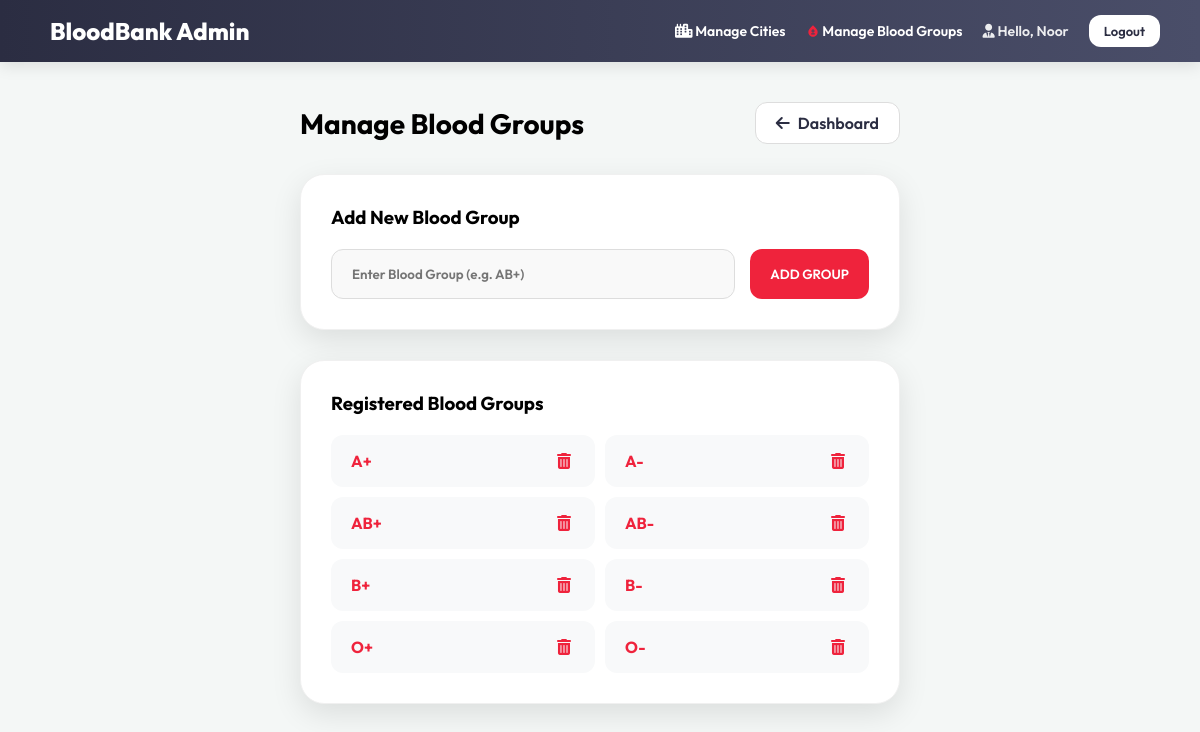
The page /admin-panel/blood-groups/ (signed in) on the database its author committed.
### myapp/models.py (models this page shows, shortened)
class BloodGroup(models.Model):
    name = models.CharField(max_length=10, unique=True)
    class Meta:
        verbose_name = 'Blood Group'
        verbose_name_plural = 'Blood Groups'

### myapp/views.py (the view)
# urls.py: path('admin-panel/blood-groups/', views.admin_manage_blood_groups, name='admin_manage_blood_groups'),
@staff_member_required
def admin_manage_blood_groups(request):
    from .models import BloodGroup
    if request.method == "POST":
        BloodGroup.objects.get_or_create(name=request.POST.get('group_name').strip())
        messages.success(request, "Blood group added successfully!")
    groups = BloodGroup.objects.all().order_by('name')
    return render(request, 'admin/manage_blood_groups.html', {'blood_groups': groups})

### myapp/templates/admin/manage_blood_groups.html (shortened to what this page needs)
{% extends 'admin/admin_base.html' %}
{% block content %}
<div style="max-width: 600px; margin: 0 auto;">
    <div style="display: flex; justify-content: space-between; align-items: center; margin-bottom: 30px;">
        <h1 style="font-size: 28px;">Manage Blood Groups</h1>
        <a href="{% url 'admin_dashboard' %}" class="btn btn-white" style="border: 1px solid #ddd;"><i class="fa-solid fa-arrow-left"></i> Dashboard</a>
    </div>
    <div class="card" style="margin-bottom: 30px;">
        <h3 style="margin-bottom: 20px;">Add New Blood Group</h3>
        <form method="POST">
            <div style="display: flex; gap: 15px;">
                <input type="text" name="group_name" placeholder="Enter Blood Group (e.g. AB+)" class="btn" style="flex: 1; border: 1px solid #ddd; background: #f9f9f9; text-align: left; height: 50px;" required>
                <button type="submit" class="btn btn-primary" style="height: 50px;">ADD GROUP</button>
            </div>
        </form>
    </div>
    <div class="card">
        <h3 style="margin-bottom: 20px;">Registered Blood Groups</h3>
        <div style="display: grid; grid-template-columns: repeat(2, 1fr); gap: 10px;">
            {% for bg in blood_groups %}
            <div style="padding: 12px 20px; background: #f8f9fa; border-radius: 12px; display: flex; justify-content: space-between; align-items: center;">
                <span style="font-weight: 700; color: var(--primary);">{{ bg.name }}</span>
                <a href="{% url 'admin_delete_blood_group' bg.id %}" style="color: #ef233c; text-decoration: none; cursor: pointer; padding: 4px; border-radius: 6px; transition: background 0.2s;" onmouseover="this.style.background='#ffe3e6'" onmouseout="this.style.background='transparent'" onclick="return confirm('Are you sure you want to delete this blood group? This could affect profiles linked to it.');">
                    <i class="fa-solid fa-trash-can"></i>
                </a>
            </div>
            {% empty %}
            <p style="color: #888; grid-column: span 2; text-align: center;">No blood groups added yet.</p>
            {% endfor %}
        </div>
    </div>
</div>
{% endblock %}

### myapp/templates/admin/admin_base.html (shortened to what this page needs)
<!DOCTYPE html>
<html lang="en">
<head>
    <link rel="stylesheet" href="https://cdnjs.cloudflare.com/ajax/libs/font-awesome/6.0.0/css/all.min.css">
</head>
<body>
    <nav class="admin-nav">
        <div class="logo">
            <span>BloodBank Admin</span>
        </div>
        <div style="display: flex; gap: 20px; align-items: center;">
            <a href="{% url 'admin_manage_cities' %}" style="color: white; text-decoration: none; font-size: 14px; font-weight: 600;"><i class="fa-solid fa-city"></i> Manage Cities</a>
            <a href="{% url 'admin_manage_blood_groups' %}" style="color: white; text-decoration: none; font-size: 14px; font-weight: 600;"> Manage Blood Groups</a>
            <a href="{% url 'admin_profile_edit' %}" style="color: white; text-decoration: none; font-size: 14px; font-weight: 600; opacity: 0.9; transition: opacity 0.2s;" onmouseover="this.style.opacity='1'" onmouseout="this.style.opacity='0.9'"><i class="fa-solid fa-user-tie"></i> Hello, {{ user.first_name|default:user.username }}</a>
            <a href="{% url 'logout' %}" class="btn btn-white" style="padding: 8px 15px; font-size: 13px;">Logout</a>
        </div>
    </nav>
    <div class="admin-container">
        {% block content %}{% endblock %}
    </div>
</body>
</html>

### myapp/templates/admin/admin_base.html (style rules this page uses)
:root { --admin-bg: #4a4e69; --primary: #ef233c; --white: #ffffff; --shadow: 0 10px 30px rgba(0,0,0,0.1); }
* { margin: 0; padding: 0; box-sizing: border-box; font-family: 'Outfit', sans-serif; }
body { background: #f4f7f6; min-height: 100vh; }
.admin-nav { background: linear-gradient(90deg, #2b2d42 0%, #4a4e69 100%); padding: 15px 40px; display: flex; justify-content: space-between; align-items: center; color: white; box-shadow: 0 4px 15px rgba(0,0,0,0.1); }
.logo { font-size: 24px; font-weight: 800; display: flex; align-items: center; gap: 10px; }
.admin-container { padding: 40px; max-width: 1400px; margin: 0 auto; }
.btn { padding: 10px 20px; border-radius: 12px; border: none; cursor: pointer; font-weight: 600; transition: all 0.3s; text-decoration: none; display: inline-flex; align-items: center; gap: 8px; }
.btn-white { background: white; color: #2b2d42; }
.btn-primary { background: var(--primary); color: white; }
.card { background: white; border-radius: 24px; padding: 30px; box-shadow: var(--shadow); border: 1px solid #f0f0f0; }

### rows shown on the page
BloodGroup: name "A+"
BloodGroup: name "A-"
BloodGroup: name "AB+"
BloodGroup: name "AB-"
BloodGroup: name "B+"
BloodGroup: name "B-"
BloodGroup: name "O+"
BloodGroup: name "O-"

### other values the page prints
{{ user.first_name|default:user.username }} "Noor"
